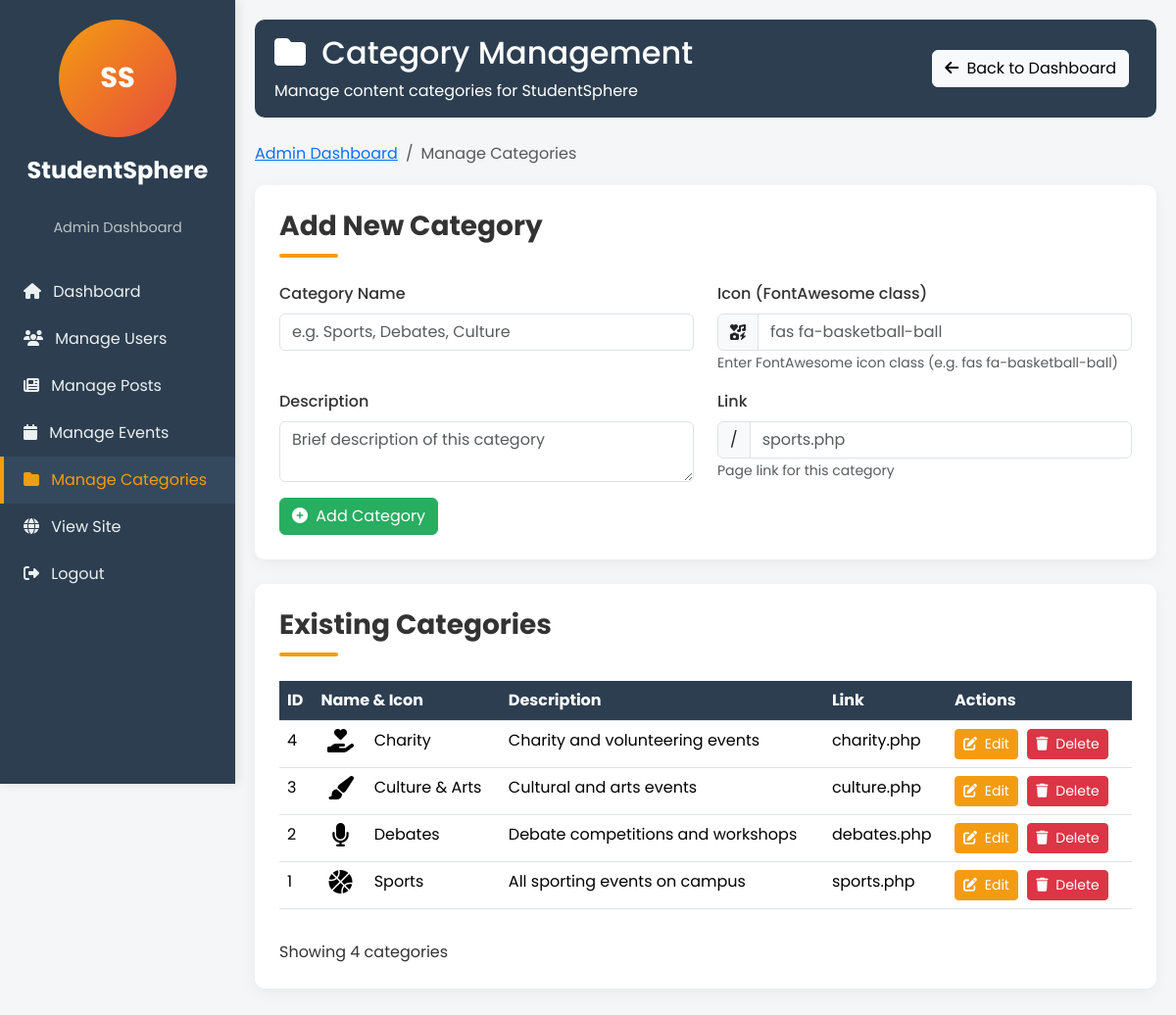
Screenshot of /manage_categories.php (signed in) with the database file from the repository.
### tables this page shows
CREATE TABLE `categories` (
  `id` int(11) NOT NULL,
  `name` varchar(100) NOT NULL,
  `description` text DEFAULT NULL,
  `created_at` timestamp NOT NULL DEFAULT current_timestamp(),
  `icon` varchar(255) DEFAULT 'fas fa-folder',
  `link` varchar(255) DEFAULT '#'
);

### manage_categories.php (the view, shortened to what this page needs)
<?php
include 'config.php';
$categoriesResult = $conn->query("SELECT * FROM categories ORDER BY name ASC");
$categories = $categoriesResult->fetch_all(MYSQLI_ASSOC);
?>
<!DOCTYPE html>
<html lang="en">
<head>
  <link href="https://cdn.jsdelivr.net/npm/bootstrap@5.3.2/dist/css/bootstrap.min.css" rel="stylesheet">
  <link rel="stylesheet" href="https://cdnjs.cloudflare.com/ajax/libs/font-awesome/6.4.0/css/all.min.css">
</head>
<body>
<div class="sidebar">
  <div class="text-center mb-3">
    <div style="background: linear-gradient(135deg, #f39c12, #e74c3c); width: 120px; height: 120px; border-radius: 50%; display: flex; align-items: center; justify-content: center; margin: 0 auto;">
      <span style="color: white; font-weight: 700; font-size: 1.8rem;">SS</span>
    </div>
  </div>
  <div class="logo-text">StudentSphere</div>
  <div class="tagline">Admin Dashboard</div>
  <a href="admin_dashboard.php"><i class="fas fa-home me-2"></i> Dashboard</a>
  <a href="manage_users.php"><i class="fas fa-users me-2"></i> Manage Users</a>
  <a href="manage_posts.php"><i class="fas fa-newspaper me-2"></i> Manage Posts</a>
  <a href="manage_events.php"><i class="fas fa-calendar me-2"></i> Manage Events</a>
  <a href="manage_categories.php" class="active"><i class="fas fa-folder me-2"></i> Manage Categories</a>
  <a href="../index.php"><i class="fas fa-globe me-2"></i> View Site</a>
  <a href="../logout.php"><i class="fas fa-sign-out-alt me-2"></i> Logout</a>
</div>
<div class="content">
  <div class="admin-container">
    <div class="admin-header">
      <div>
        <h2><i class="fas fa-folder me-2"></i> Category Management</h2>
        <p class="mb-0">Manage content categories for StudentSphere</p>
      </div>
      <div>
        <a href="admin_dashboard.php" class="btn btn-light me-2"><i class="fas fa-arrow-left me-1"></i> Back to Dashboard</a>
      </div>
    </div>
    <nav aria-label="breadcrumb">
      <ol class="breadcrumb">
        <li class="breadcrumb-item"><a href="admin_dashboard.php">Admin Dashboard</a></li>
        <li class="breadcrumb-item active" aria-current="page">Manage Categories</li>
      </ol>
    </nav>
    <div class="admin-card">
      <h3 class="section-title">Add New Category</h3>
      <form method="POST">
        <div class="row">
          <div class="col-md-6 mb-3">
            <label class="form-label">Category Name</label>
            <input type="text" class="form-control" name="name" required placeholder="e.g. Sports, Debates, Culture">
          </div>
          <div class="col-md-6 mb-3">
            <label class="form-label">Icon (FontAwesome class)</label>
            <div class="input-group">
              <span class="input-group-text"><i class="fas fa-icons"></i></span>
              <input type="text" class="form-control" name="icon" placeholder="fas fa-basketball-ball">
            </div>
            <small class="form-text text-muted">Enter FontAwesome icon class (e.g. fas fa-basketball-ball)</small>
          </div>
        </div>
        <div class="row">
          <div class="col-md-6 mb-3">
            <label class="form-label">Description</label>
            <textarea class="form-control" name="description" rows="2" placeholder="Brief description of this category"></textarea>
          </div>
          <div class="col-md-6 mb-3">
            <label class="form-label">Link</label>
            <div class="input-group">
              <span class="input-group-text">/</span>
              <input type="text" class="form-control" name="link" placeholder="sports.php">
            </div>
            <small class="form-text text-muted">Page link for this category</small>
          </div>
        </div>
        <button type="submit" name="add_category" class="btn btn-success"><i class="fas fa-plus-circle me-1"></i> Add Category</button>
      </form>
    </div>
    <div class="admin-card">
      <h3 class="section-title">Existing Categories</h3>
      <?php if (empty($categories)): ?>
        <div class="alert alert-info">
          <i class="fas fa-info-circle me-2"></i> No categories found. Add your first category using the form above.
        </div>
      <?php else: ?>
        <div class="table-responsive">
          <table class="table table-hover">
            <thead>
              <tr>
                <th>ID</th>
                <th>Name & Icon</th>
                <th>Description</th>
                <th>Link</th>
                <th>Actions</th>
              </tr>
            </thead>
            <tbody>
              <?php foreach ($categories as $cat): ?>
              <tr>
                <td><?= $cat['id'] ?></td>
                <td>
                  <?php if (!empty($cat['icon'])): ?>
                    <i class="<?= htmlspecialchars($cat['icon']) ?> category-icon-preview"></i>
                  <?php else: ?>
                    <i class="fas fa-folder category-icon-preview"></i>
                  <?php endif; ?>
                  <?= htmlspecialchars($cat['name']) ?>
                </td>
                <td><?= htmlspecialchars($cat['description']) ?></td>
                <td><?= htmlspecialchars($cat['link'] ?? '#') ?></td>
                <td class="action-buttons">
                  <a href="edit_category.php?id=<?= $cat['id'] ?>" class="btn btn-sm btn-warning"><i class="fas fa-edit me-1"></i> Edit</a>
                  <a href="manage_categories.php?delete=<?= $cat['id'] ?>" onclick="return confirm('Are you sure you want to delete this category?');" class="btn btn-sm btn-danger"><i class="fas fa-trash me-1"></i> Delete</a>
                </td>
              </tr>
              <?php endforeach; ?>
            </tbody>
          </table>
        </div>
        <div class="d-flex justify-content-between align-items-center mt-3">
          <div>Showing <?= count($categories) ?> categor<?= count($categories) === 1 ? 'y' : 'ies' ?></div>
        </div>
      <?php endif; ?>
    </div>
  </div>
</div>
</body>
</html>

### manage_categories.php (style rules this page uses)
:root { --primary: #2c3e50; --accent: #f39c12; --secondary: #27ae60; --light: #f4f6f7; --dark: #2c3e50; }
body { font-family: 'Poppins', sans-serif; background-color: var(--light); color: #333; }
.sidebar { height: 100vh; background: var(--primary); color: #fff; position: fixed; top: 0; left: 0; width: 240px; padding-top: 20px; box-shadow: 3px 0 10px rgba(0,0,0,0.1); z-index: 1000; overflow-y: auto; }
.sidebar a { display: block; padding: 12px 20px; color: #ecf0f1; text-decoration: none; transition: all 0.3s; border-left: 4px solid transparent; }
.sidebar a:hover, .sidebar a.active { background: #34495e; color: var(--accent); border-left: 4px solid var(--accent); }
.content { margin-left: 240px; padding: 20px; }
.admin-container { max-width: 1200px; margin: 0 auto; }
.admin-header { background: var(--primary); color: white; padding: 15px 20px; border-radius: 10px; margin-bottom: 25px; display: flex; justify-content: space-between; align-items: center; }
.admin-card { background: white; border-radius: 10px; padding: 25px; margin-bottom: 25px; box-shadow: 0 5px 15px rgba(0,0,0,0.05); }
.btn-success { background-color: var(--secondary); border-color: var(--secondary); }
.btn-warning { background-color: var(--accent); border-color: var(--accent); color: white; }
.section-title { position: relative; padding-bottom: 15px; margin-bottom: 25px; font-weight: 700; }
.section-title:after { content: ''; position: absolute; bottom: 0; left: 0; width: 60px; height: 4px; background: var(--accent); border-radius: 2px; }
.category-icon-preview { font-size: 1.5rem; margin-right: 10px; vertical-align: middle; width: 40px; text-align: center; }
.action-buttons .btn { margin-right: 5px; }
.table th { background-color: var(--primary); color: white; }
.breadcrumb { background-color: transparent; padding: 0; margin-bottom: 20px; }
.form-label { font-weight: 500; }
.logo-text { font-weight: 700; font-size: 1.5rem; text-align: center; margin-bottom: 30px; color: white; padding: 0 15px; }
.tagline { font-size: 0.9rem; color: #bdc3c7; text-align: center; margin-bottom: 30px; }

### rows the page displays
categories: id "4", name "Charity", description "Charity and volunteering events", link "charity.php"
categories: id "3", name "Culture & Arts", description "Cultural and arts events", link "culture.php"
categories: id "2", name "Debates", description "Debate competitions and workshops", link "debates.php"
categories: id "1", name "Sports", description "All sporting events on campus", link "sports.php"

### other values shown
count($categories) "4"
